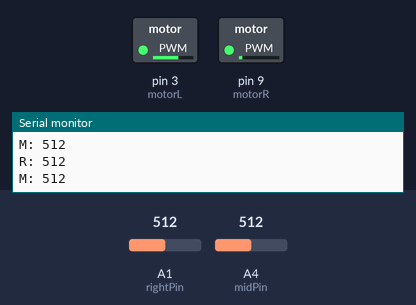
Bench run of a sketch on a simulated Arduino Uno, built with avr-gcc and run on an emulated ATmega328P. On the bench: switched loads named in the sketch (green lamp = pin HIGH), the last lines printed to the serial monitor. The inputs (shaded band) are chosen by the test bench; at power-on: A1 (rightPin) = 512, A4 (midPin) = 512.

Above: at 1.2 s.
1.3 s: A1 (rightPin) set to 744
2.8 s: A1 (rightPin) set to 769
At 3.4 s:
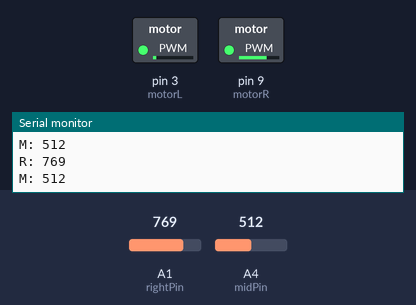
4.3 s: A4 (midPin) set to 488
At 5.5 s:
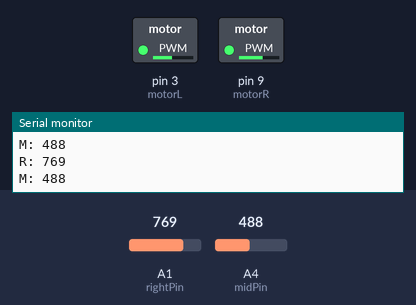
5.8 s: A1 (rightPin) set to 716
At 6.7 s:
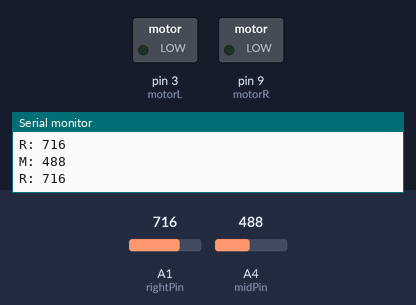
7.3 s: A1 (rightPin) set to 900
At 7.7 s:
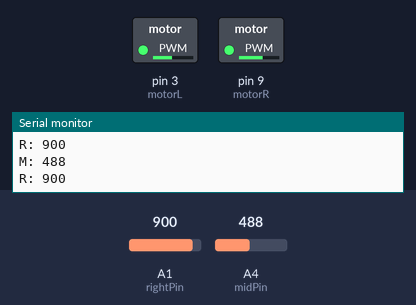
8.8 s: A1 (rightPin) set to 511
At 10.0 s:
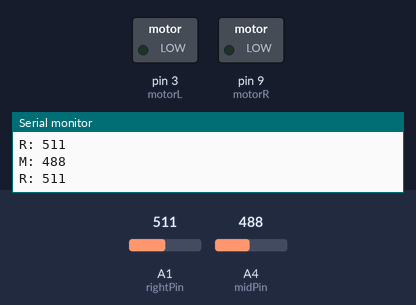
Timing chart, 0 to 11.8 s (numbered marks = the images above; inputs shaded):
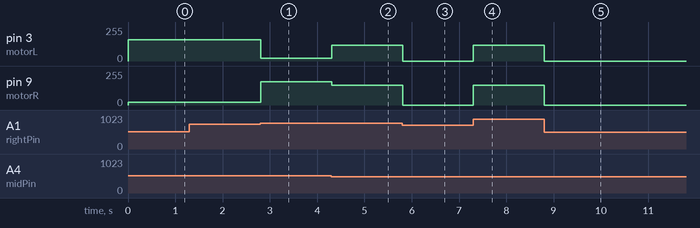

The sketch:

GuardRail_3Sensors.ino
```cpp
#include <string.h>

int rightPin = 1;
int midPin = 4;
int leftPin = 7;

int motorL = 3;
int motorR = 9;

int dutyCycle = 200;

int leftVal = 0;
int midVal = 0;
int rightVal = 0;

int maxW = 986;
int maxB = 210;
int midBWM = 500;
int midBWR = 750;
int offset = 100;

int i;

void setup() {
  // put your setup code here, to run once:
  Serial.begin(9600);              //  setup serial
  pinMode(motorL, OUTPUT);
  pinMode(motorR, OUTPUT);
  i = 0;
}

void loop() {
  // put your main code here, to run repeatedly:
  //leftVal = analogRead(leftPin);     // read the input pin
  midVal = analogRead(midPin);
  rightVal = analogRead(rightPin);

  // guardrail
  if (midVal <= midBWM && rightVal > midBWR) {
    // go straight
    analogWrite(motorL, 120);
    analogWrite(motorR, 150);
  }
  // turn right
  if (midVal > midBWM && rightVal <= midBWR) {
    analogWrite(motorL, 160);
    analogWrite(motorR, 20);
  }
  // turn left
  if (rightVal > midBWR && midVal > midBWM) {
    analogWrite(motorL, 20);
    analogWrite(motorR, 175);
  }
  // stop
  if (rightVal <= midBWR &&  midVal <= midBWM) {
    analogWrite(motorL, 0);
    analogWrite(motorR, 0);
  }
  String s2 = String();
  String midS = String("M: ");
  s2 = midS + midVal;
  Serial.println(s2);

  String s3 = String();
  String rightS = String("R: ");
  s3 = rightS + rightVal;
  Serial.println(s3);

  //delay(300);
}
```

Measured:
- the behaviour switches between 750 and 751 on A1 (rightPin) (found by bisection; images 0 and 1)
- the behaviour switches between 501 and 500 on A4 (midPin) (found by bisection; images 1 and 2)
- after the input at 2.8 s, pin 3 (motorL): 160/255 → 20/255 at once; pin 9 (motorR): 20/255 → 175/255 at once
- after the input at 4.3 s, pin 3 (motorL): 20/255 → 120/255 at once; pin 9 (motorR): 175/255 → 150/255 at once
- after the input at 5.8 s, pin 3 (motorL): 120/255 → 0/255 at once; pin 9 (motorR): 150/255 → 0/255 at once
- after the input at 7.3 s, pin 3 (motorL): 0/255 → 120/255 at once; pin 9 (motorR): 0/255 → 150/255 at once
- after the input at 8.8 s, pin 3 (motorL): 120/255 → 0/255 at once; pin 9 (motorR): 150/255 → 0/255 at once
